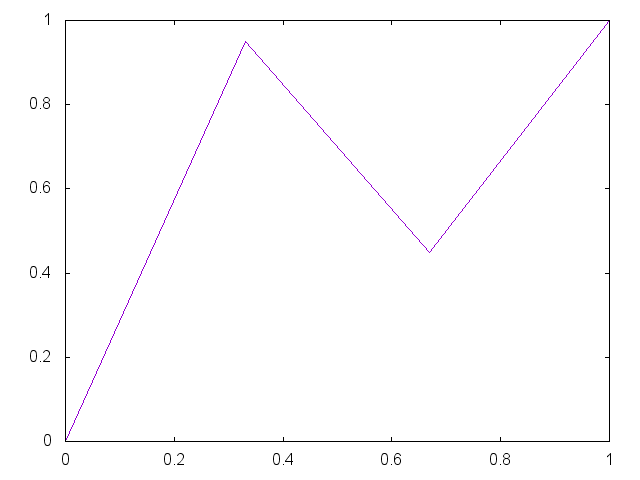

The script that saved this image:


set term png

set output "generate/static/generate/unique-0.95-0.45.png"
plot '-' smooth unique notitle
0 0
0.33 0.95
0.67 0.45 
1 1
e

reset;
